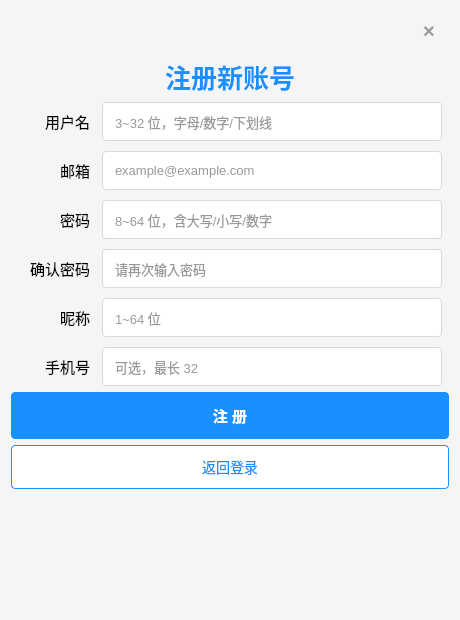
<?xml version="1.0" encoding="UTF-8"?>
<ui version="4.0">
 <class>RegisterWindow</class>
 <widget class="QWidget" name="RegisterWindow">
  <property name="geometry">
   <rect>
    <x>0</x>
    <y>0</y>
    <width>460</width>
    <height>620</height>
   </rect>
  </property>
  <property name="windowTitle">
   <string>注册</string>
  </property>
  <property name="styleSheet">
   <string notr="true">QWidget {
    background-color: #f5f5f5;
}
QLabel#titleLabel {
    font-size: 26px;
    font-weight: bold;
    color: #1890ff;
}
QLineEdit {
    padding: 10px;
    border: 1px solid #d9d9d9;
    border-radius: 4px;
    font-size: 13px;
    background-color: white;
    color: #333;
}
QLineEdit:focus {
    border: 2px solid #1890ff;
}
QLineEdit[error="true"] {
    border: 2px solid #ff4d4f;
    background-color: #fff1f0;
}
QLabel {
    color: #000000;
    font-size: 15px;
}
QPushButton#registerButton {
    background-color: #1890ff;
    color: white;
    border: none;
    border-radius: 4px;
    padding: 12px;
    font-size: 15px;
    font-weight: bold;
}
QPushButton#registerButton:hover {
    background-color: #40a9ff;
}
QPushButton#backButton {
    background-color: white;
    color: #1890ff;
    border: 1px solid #1890ff;
    border-radius: 4px;
    padding: 10px;
    font-size: 14px;
}
QPushButton#backButton:hover {
    background-color: #e6f7ff;
}
QPushButton#closeButton {
    background-color: transparent;
    color: #999;
    border: none;
    font-size: 20px;
    font-weight: bold;
    padding: 5px;
    min-width: 30px;
    min-height: 30px;
}
QPushButton#closeButton:hover {
    background-color: rgba(200, 200, 200, 0.3);
    color: #333;
    border-radius: 15px;
}</string>
  </property>
  <layout class="QVBoxLayout" name="verticalLayout">
   <item>
    <layout class="QHBoxLayout" name="topBarLayout">
     <item>
      <spacer name="horizontalSpacer">
       <property name="orientation">
        <enum>Qt::Orientation::Horizontal</enum>
       </property>
       <property name="sizeHint" stdset="0">
        <size>
         <width>40</width>
         <height>20</height>
        </size>
       </property>
      </spacer>
     </item>
     <item>
      <widget class="QPushButton" name="closeButton">
       <property name="text">
        <string>×</string>
       </property>
      </widget>
     </item>
    </layout>
   </item>
   <item>
    <widget class="QLabel" name="titleLabel">
     <property name="text">
      <string>注册新账号</string>
     </property>
     <property name="alignment">
      <set>Qt::AlignmentFlag::AlignCenter</set>
     </property>
    </widget>
   </item>
   <item>
    <layout class="QFormLayout" name="formLayout">
     <property name="fieldGrowthPolicy">
      <enum>QFormLayout::FieldGrowthPolicy::FieldsStayAtSizeHint</enum>
     </property>
     <property name="labelAlignment">
      <set>Qt::AlignmentFlag::AlignRight|Qt::AlignmentFlag::AlignTrailing|Qt::AlignmentFlag::AlignVCenter</set>
     </property>
     <property name="formAlignment">
      <set>Qt::AlignmentFlag::AlignHCenter|Qt::AlignmentFlag::AlignTop</set>
     </property>
     <property name="horizontalSpacing">
      <number>12</number>
     </property>
     <property name="verticalSpacing">
      <number>10</number>
     </property>
     <item row="0" column="0">
     <widget class="QLabel" name="usernameLabel">
       <property name="alignment">
        <set>Qt::AlignmentFlag::AlignRight|Qt::AlignmentFlag::AlignVCenter</set>
       </property>
       <property name="text">
        <string>用户名</string>
       </property>
      </widget>
     </item>
     <item row="0" column="1">
      <widget class="QLineEdit" name="usernameEdit">
       <property name="minimumSize">
        <size>
         <width>340</width>
         <height>0</height>
        </size>
       </property>
       <property name="placeholderText">
        <string>3~32 位，字母/数字/下划线</string>
       </property>
      </widget>
     </item>
     <item row="1" column="0">
     <widget class="QLabel" name="emailLabel">
       <property name="alignment">
        <set>Qt::AlignmentFlag::AlignRight|Qt::AlignmentFlag::AlignVCenter</set>
       </property>
       <property name="text">
        <string>邮箱</string>
       </property>
      </widget>
     </item>
     <item row="1" column="1">
     <widget class="QLineEdit" name="emailEdit">
       <property name="minimumSize">
        <size>
         <width>340</width>
         <height>0</height>
        </size>
       </property>
       <property name="placeholderText">
        <string>example@example.com</string>
       </property>
      </widget>
     </item>
     <item row="2" column="0">
     <widget class="QLabel" name="passwordLabel">
       <property name="alignment">
        <set>Qt::AlignmentFlag::AlignRight|Qt::AlignmentFlag::AlignVCenter</set>
       </property>
       <property name="text">
        <string>密码</string>
       </property>
      </widget>
     </item>
     <item row="2" column="1">
     <widget class="QLineEdit" name="passwordEdit">
       <property name="minimumSize">
        <size>
         <width>340</width>
         <height>0</height>
        </size>
       </property>
       <property name="placeholderText">
        <string>8~64 位，含大写/小写/数字</string>
       </property>
      </widget>
     </item>
     <item row="3" column="0">
      <widget class="QLabel" name="confirmPasswordLabel">
       <property name="alignment">
        <set>Qt::AlignmentFlag::AlignRight|Qt::AlignmentFlag::AlignVCenter</set>
       </property>
       <property name="text">
        <string>确认密码</string>
       </property>
      </widget>
     </item>
     <item row="3" column="1">
      <widget class="QLineEdit" name="confirmPasswordEdit">
       <property name="minimumSize">
        <size>
         <width>340</width>
         <height>0</height>
        </size>
       </property>
       <property name="placeholderText">
        <string>请再次输入密码</string>
       </property>
      </widget>
     </item>
     <item row="4" column="0">
      <widget class="QLabel" name="nicknameLabel">
       <property name="alignment">
        <set>Qt::AlignmentFlag::AlignRight|Qt::AlignmentFlag::AlignVCenter</set>
       </property>
       <property name="text">
        <string>昵称</string>
       </property>
      </widget>
     </item>
     <item row="4" column="1">
      <widget class="QLineEdit" name="nicknameEdit">
       <property name="minimumSize">
        <size>
         <width>340</width>
         <height>0</height>
        </size>
       </property>
       <property name="placeholderText">
        <string>1~64 位</string>
       </property>
      </widget>
     </item>
     <item row="5" column="0">
      <widget class="QLabel" name="phoneLabel">
       <property name="alignment">
        <set>Qt::AlignmentFlag::AlignRight|Qt::AlignmentFlag::AlignVCenter</set>
       </property>
       <property name="text">
        <string>手机号</string>
       </property>
      </widget>
     </item>
     <item row="5" column="1">
      <widget class="QLineEdit" name="phoneEdit">
       <property name="minimumSize">
        <size>
         <width>340</width>
         <height>0</height>
        </size>
       </property>
       <property name="placeholderText">
        <string>可选，最长 32</string>
       </property>
      </widget>
     </item>
    </layout>
   </item>
   <item>
    <layout class="QVBoxLayout" name="buttonLayout">
     <item>
      <widget class="QPushButton" name="registerButton">
       <property name="text">
        <string>注 册</string>
       </property>
      </widget>
     </item>
     <item>
      <widget class="QPushButton" name="backButton">
       <property name="text">
        <string>返回登录</string>
       </property>
      </widget>
     </item>
    </layout>
   </item>
   <item>
    <spacer name="verticalSpacer">
     <property name="orientation">
      <enum>Qt::Orientation::Vertical</enum>
     </property>
     <property name="sizeType">
      <enum>QSizePolicy::Policy::Expanding</enum>
     </property>
     <property name="sizeHint" stdset="0">
      <size>
       <width>20</width>
       <height>20</height>
      </size>
     </property>
    </spacer>
   </item>
  </layout>
 </widget>
 <resources/>
 <connections/>
</ui>
